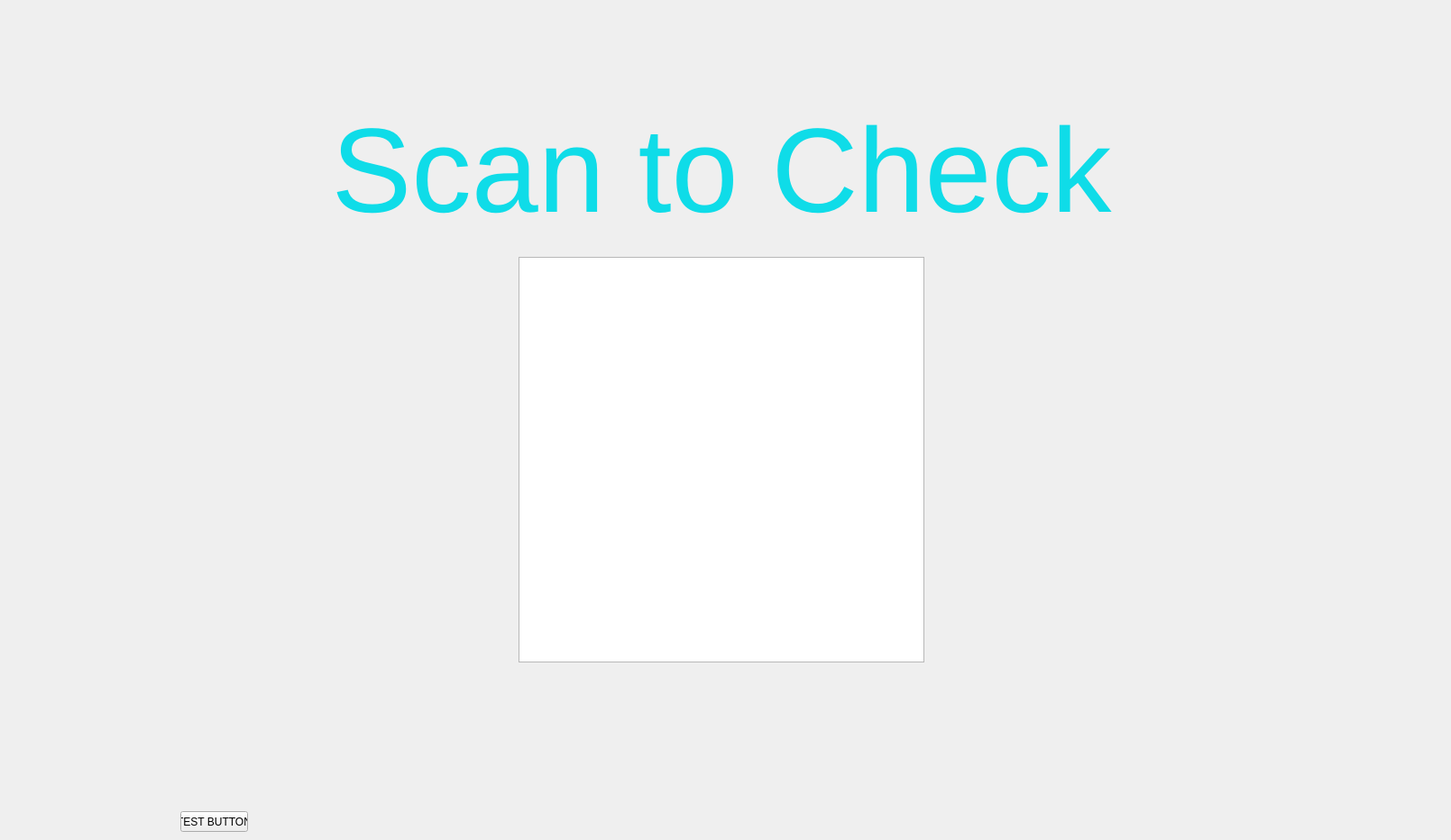
      <widget class="QWidget" name="scan_screen">
       <widget class="QFrame" name="frame_3">
        <property name="geometry">
         <rect>
          <x>0</x>
          <y>90</y>
          <width>1600</width>
          <height>671</height>
         </rect>
        </property>
        <layout class="QVBoxLayout" name="verticalLayout_8">
         <item>
          <widget class="QLabel" name="label_4">
           <property name="sizePolicy">
            <sizepolicy hsizetype="Preferred" vsizetype="Fixed">
             <horstretch>0</horstretch>
             <verstretch>185</verstretch>
            </sizepolicy>
           </property>
           <property name="font">
            <font>
             <family>Segoe UI</family>
             <pointsize>100</pointsize>
            </font>
           </property>
           <property name="styleSheet">
            <string notr="true">.QLabel{
color:rgba(15, 220, 232,255);
}</string>
           </property>
           <property name="locale">
            <locale language="English" country="UnitedStates"/>
           </property>
           <property name="text">
            <string>Scan to Check</string>
           </property>
           <property name="alignment">
            <set>Qt::AlignCenter</set>
           </property>
          </widget>
         </item>
         <item>
          <layout class="QHBoxLayout" name="horizontalLayout_8">
           <item>
            <spacer name="horizontalSpacer_14">
             <property name="orientation">
              <enum>Qt::Horizontal</enum>
             </property>
             <property name="sizeHint" stdset="0">
              <size>
               <width>40</width>
               <height>20</height>
              </size>
             </property>
            </spacer>
           </item>
           <item>
            <widget class="QGraphicsView" name="gv_qrcode_auth_2">
             <property name="sizePolicy">
              <sizepolicy hsizetype="Fixed" vsizetype="Fixed">
               <horstretch>0</horstretch>
               <verstretch>45</verstretch>
              </sizepolicy>
             </property>
             <property name="minimumSize">
              <size>
               <width>450</width>
               <height>450</height>
              </size>
             </property>
             <property name="maximumSize">
              <size>
               <width>450</width>
               <height>450</height>
              </size>
             </property>
            </widget>
           </item>
           <item>
            <spacer name="horizontalSpacer_15">
             <property name="orientation">
              <enum>Qt::Horizontal</enum>
             </property>
             <property name="sizeHint" stdset="0">
              <size>
               <width>40</width>
               <height>20</height>
              </size>
             </property>
            </spacer>
           </item>
          </layout>
         </item>
        </layout>
       </widget>
       <widget class="QPushButton" name="btn_test_2">
        <property name="geometry">
         <rect>
          <x>200</x>
          <y>900</y>
          <width>75</width>
          <height>23</height>
         </rect>
        </property>
        <property name="text">
         <string>TEST BUTTON</string>
        </property>
       </widget>
      </widget>
